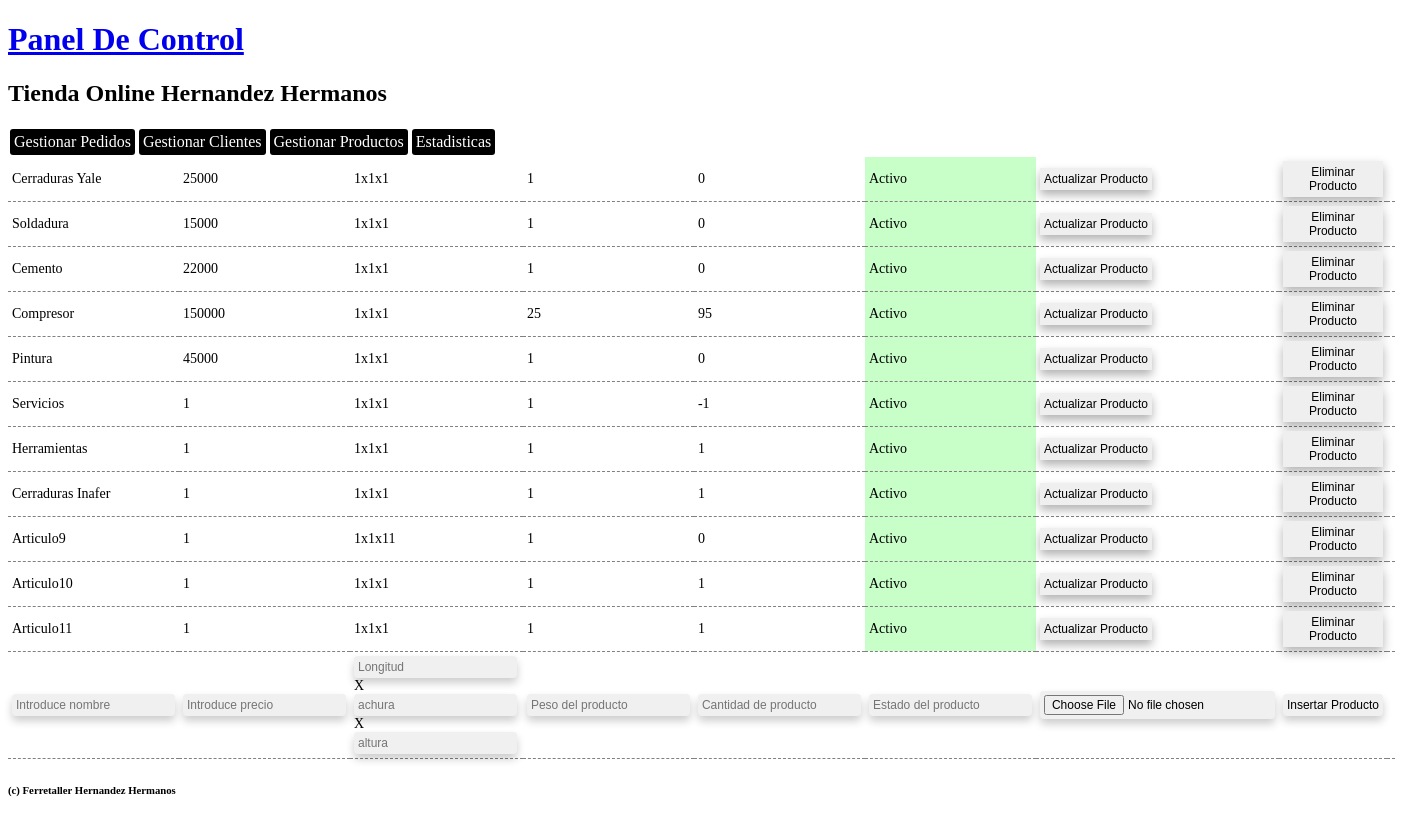
Page /admin/productos.php on the committed database.
### tables this page shows
CREATE TABLE IF NOT EXISTS `productos` (
  `id` int(255) NOT NULL AUTO_INCREMENT,
  `nombre` varchar(255) DEFAULT NULL,
  `descripcion` varchar(255) DEFAULT NULL,
  `precio` double DEFAULT NULL,
  `peso` int(255) DEFAULT NULL,
  `longitud` int(255) DEFAULT NULL,
  `anchura` int(255) DEFAULT NULL,
  `altura` int(255) DEFAULT NULL,
  `existencias` int(255) DEFAULT NULL,
  `activado` int(255) DEFAULT NULL,
  `id_categoria` int(11) NOT NULL,
  `destacado` int(11) NOT NULL,
  PRIMARY KEY (`id`)
);

### admin/productos.php (the view, shortened to what this page needs)
<?php include("cabecera.php");		?>
<table>
<?php
$consulta=mysql_query("SELECT *from productos");
while($fila=mysql_fetch_array($consulta)){
$estadopedido=$fila['activado'] ;
switch($estadopedido){
	case 1:$digaestado= "Activo"; break;
	}
	echo'<tr>
	<td>'.$fila['nombre'].'</td>
	<td>'.$fila['precio'].'</td>
	<td>'.$fila['longitud'].''."x".''.$fila['anchura'].''."x".''.$fila['altura'].
	'<td>'.$fila['peso'].'</td><td>'.$fila['existencias'].'</td>
	<td';
	switch($estadopedido){
	case 1:echo' style="background:rgb(200,255,200);"'; break;
	}
	echo'>'.$digaestado.'</td>
	<td><a href="actualizarproducto.php"><button>Actualizar Producto</button> </a></td>
	<td><a href="eliminarproducto.php?id='.$fila['id'].'"><button>Eliminar Producto</button> </a></td>
	</tr>';
}
?>
	<tr>
        <form action="nuevoproducto.php" method="post" enctype="multipart/form-data">
        <td><input type="text" name="nombre" placeholder="Introduce nombre" />      </td>
        <td><input type="text" name="precio" placeholder="Introduce precio" />      </td>
        <td><input type="text" name="longitud" placeholder="Longitud" />X
        <input type="text" name="anchura" placeholder="achura" />X
        <input type="text" name="altura"  placeholder="altura"/> </td>
        <td><input type="text" name="peso" placeholder="Peso del producto" />       </td>
        <td><input type="text" name="existencias" placeholder="Cantidad de producto" />      </td>
        <td><input type="text" name="activado" placeholder="Estado del producto" />      </td>
        <td><input type="file" name="imagen" /></td>
        <td><input type="submit" value="Insertar Producto" />      </td>
        <td></td>
        </form>
    </tr>
</table>
<?php include("piedepagina.php");		?>

### admin/cabecera.php (shortened to what this page needs)
<!doctype html>
<html lang="es">
	<head>
		<link rel="stylesheet" href="../css/estiloadmin.css" >
	</head>
	<body>
		<div id="contenedor">
			<header>
				<a href="index.php"><h1> Panel De Control </h1></a>
				<h2> Tienda Online Hernandez Hermanos </h2>
                    <a href="pedidos.php" class="botonesadmin">Gestionar Pedidos</a>
                    <a href="clientes.php" class="botonesadmin">Gestionar Clientes</a>
                    <a href="productos.php" class="botonesadmin">Gestionar Productos</a>
                    <a href="estadisticas.php" class="botonesadmin">Estadisticas</a>
			</header>
			<section>

### admin/piedepagina.php (shortened to what this page needs)
			</section>
			<footer>
			<h6> (c) Ferretaller Hernandez Hermanos </h6>
			</footer>
		</div>
	</body>
</html>

### css/estiloadmin.css (style rules this page uses)
.botonesadmin { float:left; margin:2px; padding:4px; background:black; color:white; border-radius:3px; text-decoration:none; }
table { border-collapse:collapse; font-size:14px; }
td { padding:4px; }
tr { border-bottom:1px dashed grey; }
input { border:0px; box-shadow:0px 5px 8px rgba(0,0,0,0.2); padding:4PX; background:rgb(240,240,240); border-radius:4px; font-size:12px; }
.boton, button { font-size:12px; box-shadow:0px 5px 10px rgba(0,0,0,0.3); padding:4px; border:0px; }

### rows in the picture
productos: nombre "Cerraduras Yale", precio "25000", longitud "1", anchura "1", altura "1", peso "1", existencias "0", activado "Activo"
productos: nombre "Soldadura", precio "15000", longitud "1", anchura "1", altura "1", peso "1", existencias "0", activado "Activo"
productos: nombre "Cemento", precio "22000", longitud "1", anchura "1", altura "1", peso "1", existencias "0", activado "Activo"
productos: nombre "Compresor", precio "150000", longitud "1", anchura "1", altura "1", peso "25", existencias "95", activado "Activo"
productos: nombre "Pintura", precio "45000", longitud "1", anchura "1", altura "1", peso "1", existencias "0", activado "Activo"
productos: nombre "Servicios", precio "1", longitud "1", anchura "1", altura "1", peso "1", existencias "-1", activado "Activo"
productos: nombre "Herramientas", precio "1", longitud "1", anchura "1", altura "1", peso "1", existencias "1", activado "Activo"
productos: nombre "Cerraduras Inafer", precio "1", longitud "1", anchura "1", altura "1", peso "1", existencias "1", activado "Activo"
productos: nombre "Articulo9", precio "1", longitud "1", anchura "1", altura "11", peso "1", existencias "0", activado "Activo"
productos: nombre "Articulo10", precio "1", longitud "1", anchura "1", altura "1", peso "1", existencias "1", activado "Activo"
productos: nombre "Articulo11", precio "1", longitud "1", anchura "1", altura "1", peso "1", existencias "1", activado "Activo"
